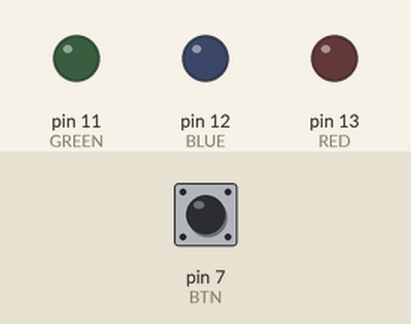
Simulated run of this sketch. Board: Arduino Uno, built with avr-gcc and run on an emulated ATmega328P. On the bench: output pins drawn as LEDs (lit = HIGH). The test bench sets the inputs (shaded band); at power-on: pin 7 (BTN) LOW.

Above: at 1.2 s.
1.3 s: pin 7 (BTN) pulled HIGH for 0.15 s
At 2.6 s:
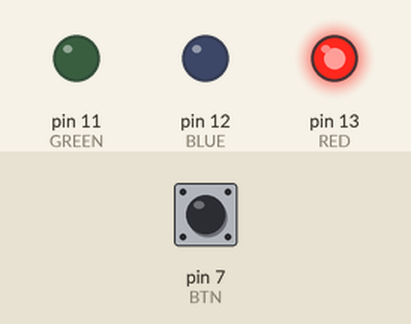
2.9 s: pin 7 (BTN) pulled HIGH for 1 s
At 5.1 s:
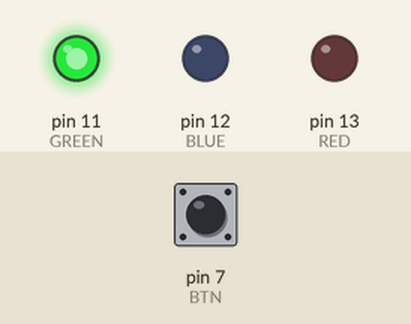
5.4 s: pin 7 (BTN) pulled HIGH for 0.15 s
At 5.8 s:
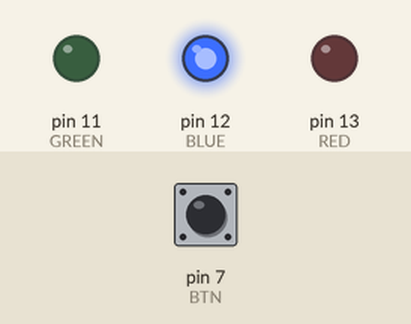
7.0 s: pin 7 (BTN) pulled HIGH for 3.2 s
At 11.2 s:
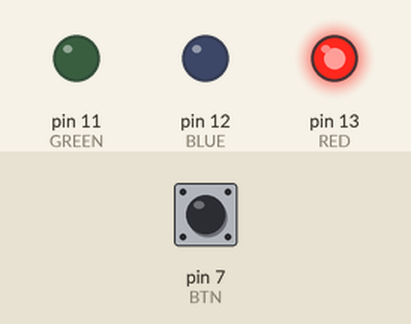
Timing chart, 0 to 12.7 s (numbered marks = the images above; inputs shaded):
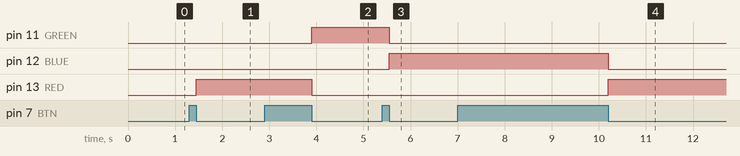

The sketch:

program.ino
```cpp
#define RED 13
#define BLUE 12
#define GREEN 11
#define BTN 7

class Button {
public:
  int down, up, port;

  Button(int p) {
    this -> port = p;
    down = 0; up = 0;
  }

  bool isPressed() {
    if (digitalRead(port) == HIGH) {
      down = 1;
      up = 0;
    } else {
      up = 1;
    }
    if (down && up) {
      down = 0;
      up = 0;
      return true;
    } else {
      return false;
    }
  }
};

class Color {
public:
  int pRed, pBlue, pGreen, lColor;

  Color(int pRed, int pGreen, int pBlue) {
    this -> pRed = pRed;
    this -> pGreen = pGreen;
    this -> pBlue = pBlue;
    this -> lColor = 0;
  }

  void changeColor() {
    if (lColor % 3 == 0) {
      color(1, 0, 0);
    } else if (lColor % 3 == 1) {
      color(0, 1, 0);
    } else {
      color(0, 0, 1);
    }
    this -> lColor++;
  }

private:
  void color(int r, int g, int b) {
    // 1 = HIGH, 0 = LOW
	digitalWrite(pRed, r);
    digitalWrite(pGreen, g);
    digitalWrite(pBlue, b);
  }
};

Button btn(BTN);
Color color_(RED, GREEN, BLUE);

void setup(){
  pinMode(RED, OUTPUT);
  pinMode(BLUE, OUTPUT);
  pinMode(GREEN, OUTPUT);
  pinMode(BTN, INPUT);
}

void loop(){
  if (btn.isPressed()){
	color_.changeColor();
  }
}
```

Measured:
- after the input at 1.3 s, pin 13 (RED): LOW → HIGH after 0.15 s
- after the input at 2.9 s, pin 11 (GREEN): LOW → HIGH after 1.0 s; pin 13 (RED): HIGH → LOW after 1.0 s
- after the input at 5.4 s, pin 11 (GREEN): HIGH → LOW after 0.15 s; pin 12 (BLUE): LOW → HIGH after 0.15 s
- after the input at 7.0 s, pin 12 (BLUE): HIGH → LOW after 3.2 s; pin 13 (RED): LOW → HIGH after 3.2 s
